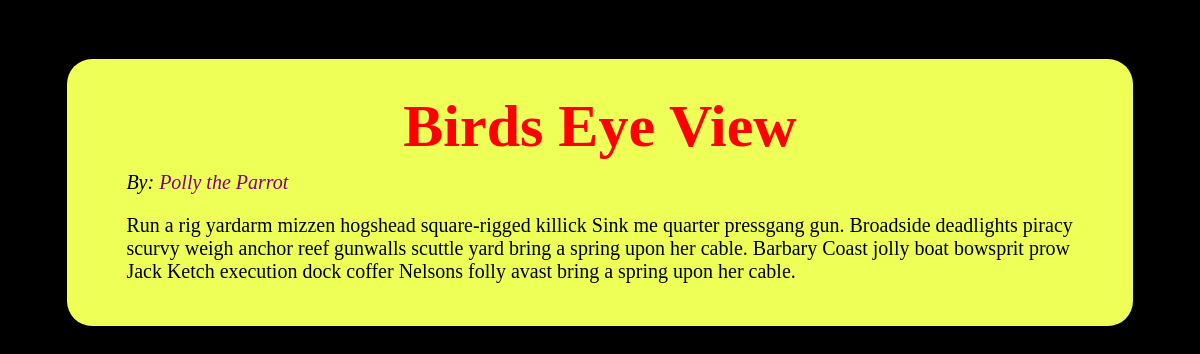
The app's page /article.php?id=4 with its own data.
### tables this page shows
CREATE TABLE `articles` (
  `id` int(11) NOT NULL AUTO_INCREMENT,
  `title` varchar(255) DEFAULT NULL,
  `author_id` int(11) DEFAULT NULL,
  `body` longtext,
  PRIMARY KEY (`id`)
);

CREATE TABLE `authors` (
  `author_id` int(11) NOT NULL AUTO_INCREMENT,
  `author_name` varchar(255) DEFAULT NULL,
  `author_email_address` varchar(255) DEFAULT NULL,
  PRIMARY KEY (`author_id`)
);

### article.php (the view, shortened to what this page needs)
<?php
$id = $_GET['id'];
$result = mysql_query('SELECT articles.id, articles.title, articles.author_id, authors.author_name, authors.author_email_address, articles.body ' .
  'FROM articles LEFT JOIN authors ON articles.author_id = authors.author_id ' .
  'WHERE id = ' . $id);
$row = mysql_fetch_array($result);
?>
<!DOCTYPE html>
<html>
  <head>
    <link rel="stylesheet" type="text/css" href="style.css" />
  </head>
  <body>
    <?php
      print '<article>';
      print '<h1>' . $row['title']  . '</h1>';
      print '<em>By: <a href="mailto: ' . $row['author_email_address']  . ' ">' . $row['author_name'] . '</a></em>';
      print '<p>' . $row['body'] . '</p>';
      print '</article>';
    ?>
  </body>
</html>

### style.css (style rules this page uses)
html { background-color: black; color: white; font-size: 125%; font-family: "Book Antiqua"; }
h1 { color: red; font-size: 300%; font-weight: bold; text-align: center; margin: 1%; }
article { margin: 5% 5% 10%; padding: 2% 5%; color: black; background-color: #EEFF57; border-radius: 25px; }
a { text-decoration: none; color: purple; }

### records on screen
articles: title "Birds Eye View", author.author_name "Polly the Parrot", body "Run a rig yardarm mizzen hogshead square-rigged killick Sink me quarter pressgang gun. Broadside deadlights piracy scurvy weigh anchor reef gunwalls scuttle yard bring a spring upon her cable. Barbary Coast jolly boat bowsprit prow Jack Ketch execution dock coffer Nelsons folly avast bring a spring upon her cable."
